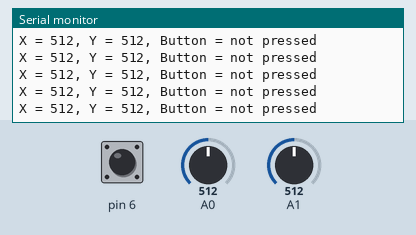
Simulated run of this sketch. Board: Arduino Uno, built with avr-gcc and run on an emulated ATmega328P. Shown: the last lines printed to the serial monitor. The inputs (shaded band) are chosen by the test bench; at power-on: A1 = 512, pin 6 HIGH, A0 = 512.

Above: at 11.4 s.
11.5 s: A1 set to 982
At 11.8 s:
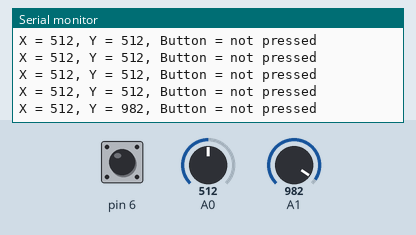
13.0 s: A1 set to 1018
At 13.01 s:
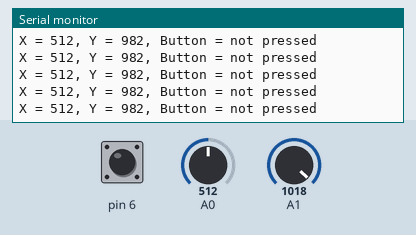
Timing chart, 0 to 15.5 s (numbered marks = the images above; inputs shaded):
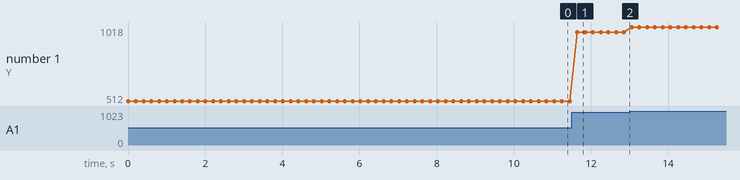

Measured:
- after the input at 11.5 s, the serial monitor: prints a new line after 0.15 s (image 1)
- plotted number 1: 512 → 982 after the input at 11.5 s, 982 → 1018 after the input at 13.0 s

The sketch:

joistick.ino
```cpp
void setup() {
  pinMode(6, INPUT_PULLUP); // 버튼 핀을 읽기모드로
  Serial.begin(9600);

}

void loop() {
  int vertical, horizontal, select;
  vertical = analogRead(A0);  // x축 = 0-1023
  horizontal = analogRead(A1);  // y축 = 0-1023
  select = digitalRead(6);  // 버튼, 눌렀을 때 = LOW, 땠을 때 = HIGH

  Serial.print("X = ");
  Serial.print(vertical);
  Serial.print(", Y = ");
  Serial.print(horizontal);
  Serial.print(", Button = ");

  if(select == HIGH){
    Serial.println("not pressed");
  }else{
    Serial.println("PRESSED!");
  }
  delay(200);
}
```
